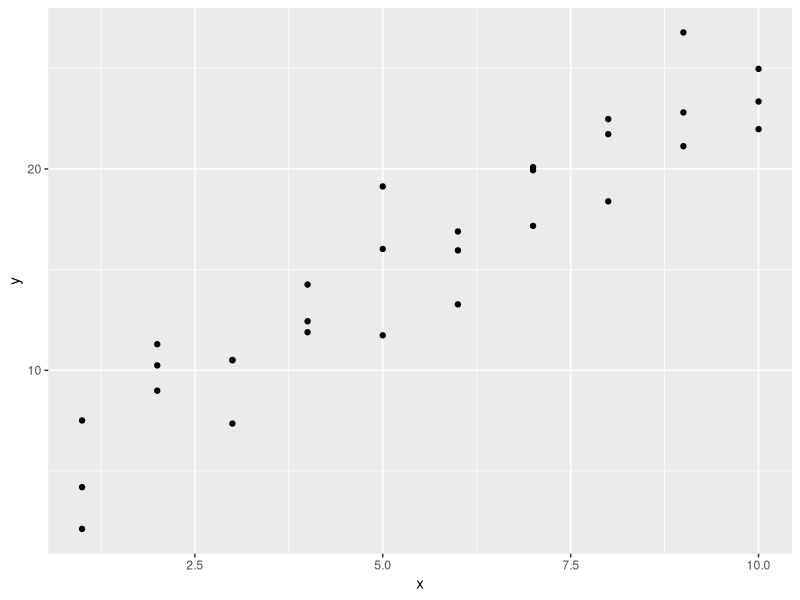
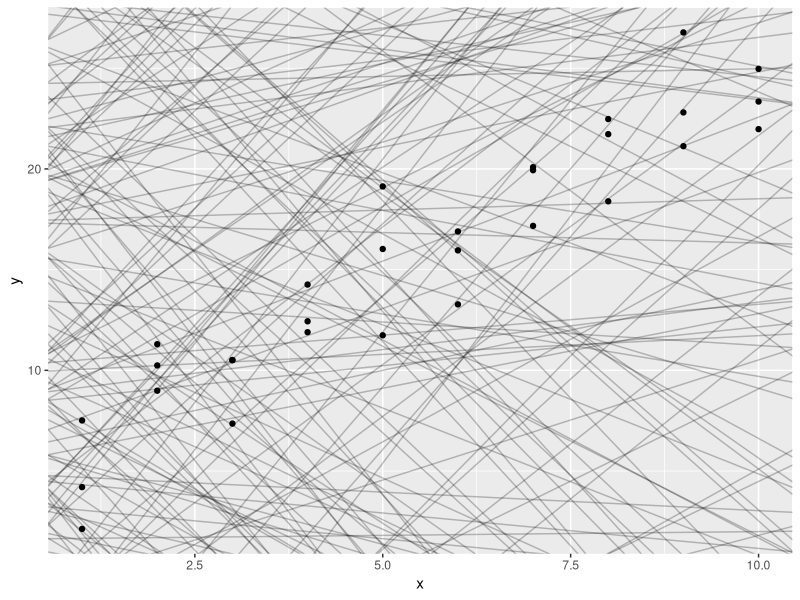
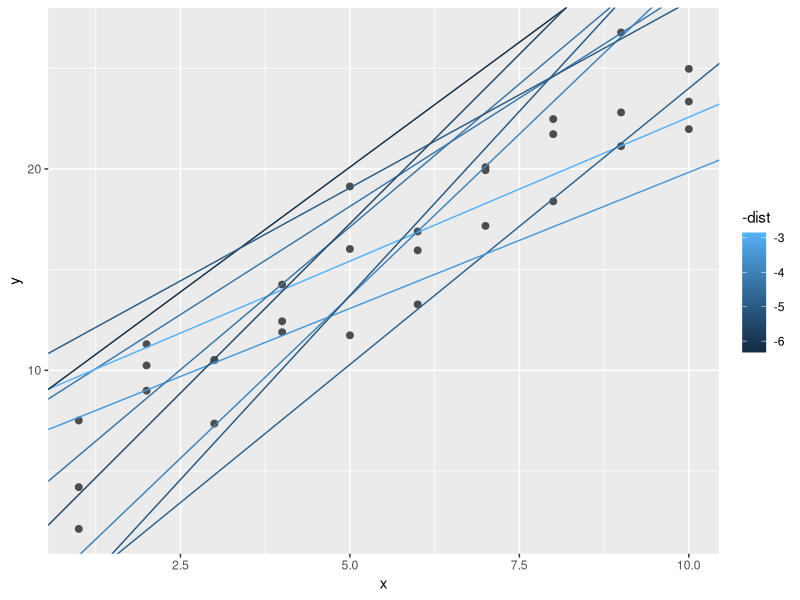
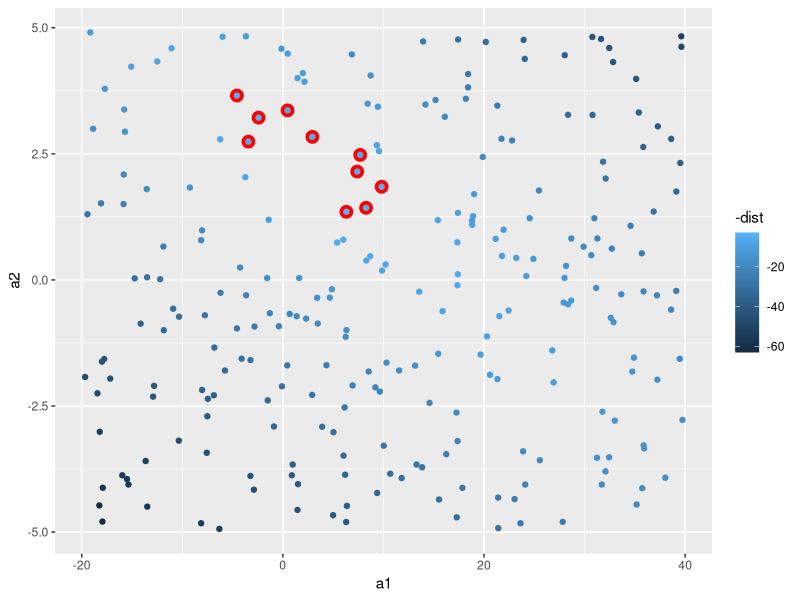
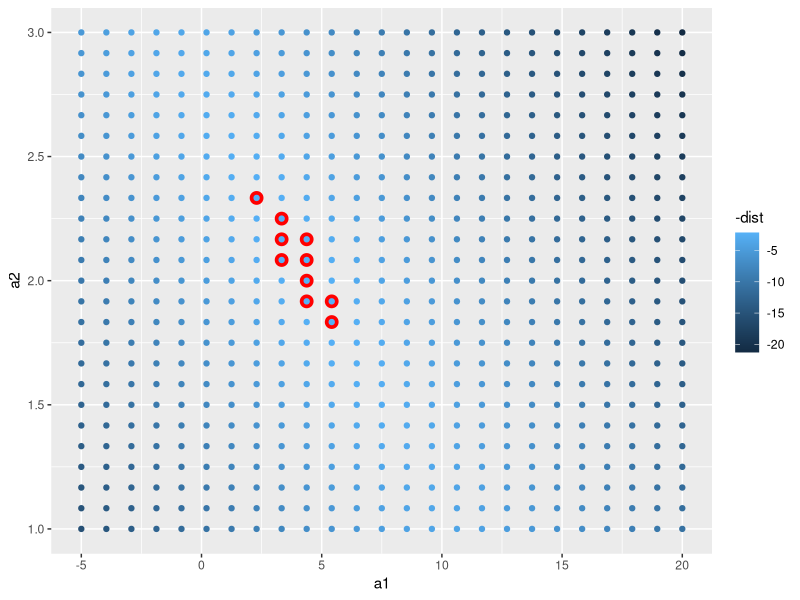
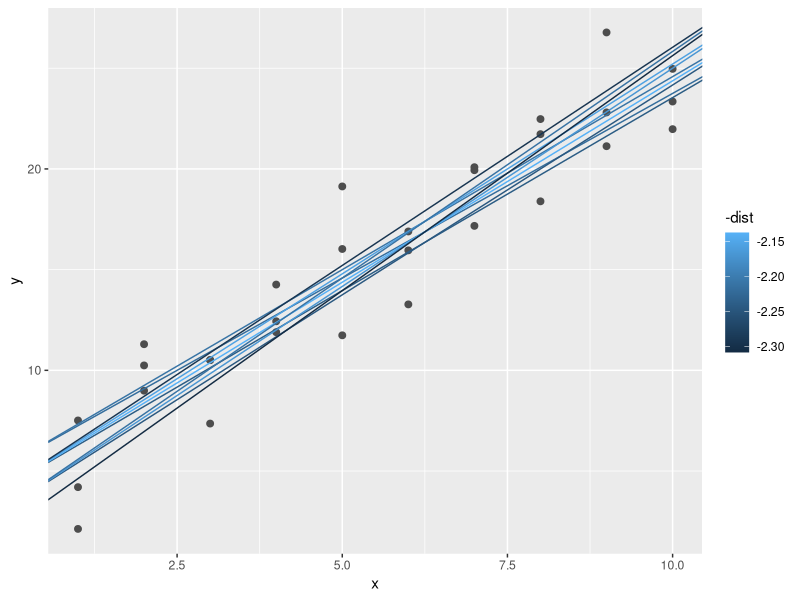
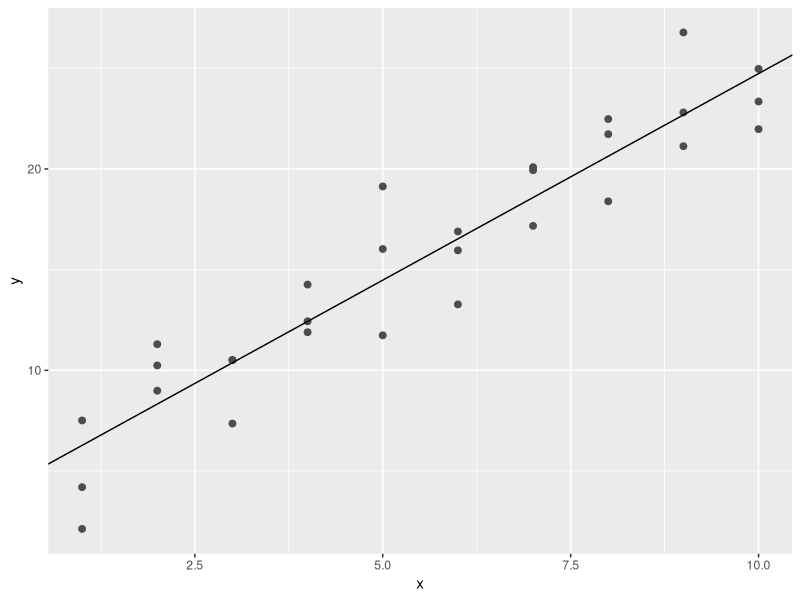

The R script that drew these images, in order:
library(tidyverse)
library(modelr)
options(na.action = na.warn)

ggplot(sim1, aes(x, y)) +
  geom_point()

#randomly generate models
models <- tibble(
  a1 = runif(250, -20, 40),
  a2 = runif(250, -5, 5)
)

ggplot(sim1, aes(x, y)) +
  geom_abline(
    aes(intercept = a1, slope = a2),
    data = models, alpha = 1/4
) +
  geom_point()

#model y prediction (linear slope)
model1 <- function(a, data) {
  a[1] + data$x * a[2]
}

model1(c(7, 1.5), sim1)

#rms'ing it
measure_distance <- function(mod, data) {
  diff <- data$y - model1(mod, data)
  sqrt(mean(diff ^2))
}
measure_distance(c(7, 1.5), sim1)

#helper function to run modelling across lots of models
sim1_dist <- function(a1, a2) {
  measure_distance(c(a1, a2), sim1)
}

models <- models %>% 
  mutate(dist = purrr::map2_dbl(a1, a2, sim1_dist))
models

#overlay top 10 best models
ggplot(sim1, aes(x, y)) +
  geom_point(size = 2, color = "grey30") +
  geom_abline(
    aes(intercept = a1, slope = a2, color = -dist),
    data = filter(models, rank(dist) <= 10)
  )

#show models and distance
ggplot(models, aes(a1, a2)) +
  geom_point(
    data = filter(models, rank(dist) <= 10),
    size = 4, color = "red"
  ) +
  geom_point(aes(color = -dist))

##doing a grid version
grid <- expand.grid(
  a1 = seq(-5, 20, length = 25),
  a2 = seq(1, 3, length = 25)
) %>% 
  mutate(dist = purrr::map2_dbl(a1, a2, sim1_dist))

grid %>% 
  ggplot(aes(a1, a2)) +
  geom_point(
    data = filter(grid, rank(dist) <= 10),
    size = 4, color = "red"
  ) +
  geom_point(aes(color = -dist))

#overlay back onto data
ggplot(sim1, aes(x, y)) +
  geom_point(size = 2, color = "grey30") +
  geom_abline(
    aes(intercept = a1, slope = a2, color = -dist),
    data = filter(grid, rank(dist) <= 10)
  )

#optimisation of model using Newton-Raphson
best <- optim(c(0, 0), measure_distance, data = sim1)
best$par

ggplot(sim1, aes(x, y)) +
  geom_point(size = 2, color = "grey30") +
  geom_abline(intercept = best$par[1], slope = best$par[2])

##using lm
sim1_mod <- lm(y ~ x, data = sim1)
coef(sim1_mod)

#exercises p 353
